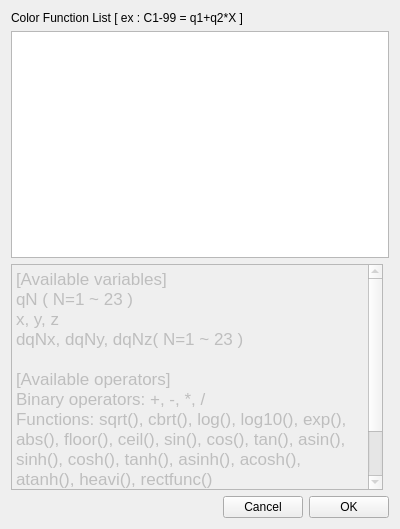
<?xml version="1.0" encoding="UTF-8"?>
<ui version="4.0">
 <class>FunctionListEditor</class>
 <widget class="QDialog" name="FunctionListEditor">
  <property name="geometry">
   <rect>
    <x>0</x>
    <y>0</y>
    <width>400</width>
    <height>529</height>
   </rect>
  </property>
  <property name="windowTitle">
   <string>Dialog</string>
  </property>
  <layout class="QGridLayout" name="gridLayout">
   <item row="5" column="0" rowspan="2" colspan="2">
    <layout class="QHBoxLayout" name="horizontalLayout_2">
     <item>
      <spacer name="horizontalSpacer">
       <property name="orientation">
        <enum>Qt::Horizontal</enum>
       </property>
       <property name="sizeHint" stdset="0">
        <size>
         <width>40</width>
         <height>20</height>
        </size>
       </property>
      </spacer>
     </item>
     <item>
      <widget class="QPushButton" name="cancelPBtn">
       <property name="focusPolicy">
        <enum>Qt::NoFocus</enum>
       </property>
       <property name="text">
        <string>Cancel</string>
       </property>
      </widget>
     </item>
     <item>
      <widget class="QPushButton" name="okPBtn">
       <property name="focusPolicy">
        <enum>Qt::NoFocus</enum>
       </property>
       <property name="text">
        <string>OK</string>
       </property>
      </widget>
     </item>
    </layout>
   </item>
   <item row="0" column="0">
    <widget class="QLabel" name="exampleLbl">
     <property name="text">
      <string>Color Function List [ ex : C1-99 = q1+q2*X ]</string>
     </property>
    </widget>
   </item>
   <item row="2" column="0" colspan="2">
    <widget class="QTableWidget" name="functionTWidget">
     <attribute name="horizontalHeaderStretchLastSection">
      <bool>true</bool>
     </attribute>
    </widget>
   </item>
   <item row="3" column="0">
    <widget class="QTextEdit" name="textEdit">
     <property name="enabled">
      <bool>false</bool>
     </property>
     <property name="html">
      <string>&lt;!DOCTYPE HTML PUBLIC &quot;-//W3C//DTD HTML 4.0//EN&quot; &quot;http://www.w3.org/TR/REC-html40/strict.dtd&quot;&gt;
&lt;html&gt;&lt;head&gt;&lt;meta name=&quot;qrichtext&quot; content=&quot;1&quot; /&gt;&lt;meta charset=&quot;utf-8&quot; /&gt;&lt;style type=&quot;text/css&quot;&gt;
p, li { white-space: pre-wrap; }
hr { height: 1px; border-width: 0; }
li.unchecked::marker { content: &quot;\2610&quot;; }
li.checked::marker { content: &quot;\2612&quot;; }
&lt;/style&gt;&lt;/head&gt;&lt;body style=&quot; font-family:'.AppleSystemUIFont'; font-size:13pt; font-weight:400; font-style:normal;&quot;&gt;
&lt;p style=&quot; margin-top:0px; margin-bottom:0px; margin-left:0px; margin-right:0px; -qt-block-indent:0; text-indent:0px;&quot;&gt;[Available variables]&lt;/p&gt;
&lt;p style=&quot; margin-top:0px; margin-bottom:0px; margin-left:0px; margin-right:0px; -qt-block-indent:0; text-indent:0px;&quot;&gt;qN ( N=1 ~ 23 )&lt;/p&gt;
&lt;p style=&quot; margin-top:0px; margin-bottom:0px; margin-left:0px; margin-right:0px; -qt-block-indent:0; text-indent:0px;&quot;&gt;x, y, z&lt;/p&gt;
&lt;p style=&quot; margin-top:0px; margin-bottom:0px; margin-left:0px; margin-right:0px; -qt-block-indent:0; text-indent:0px;&quot;&gt;dqNx, dqNy, dqNz( N=1 ~ 23 )&lt;/p&gt;
&lt;p style=&quot;-qt-paragraph-type:empty; margin-top:0px; margin-bottom:0px; margin-left:0px; margin-right:0px; -qt-block-indent:0; text-indent:0px;&quot;&gt;&lt;br /&gt;&lt;/p&gt;
&lt;p style=&quot; margin-top:0px; margin-bottom:0px; margin-left:0px; margin-right:0px; -qt-block-indent:0; text-indent:0px;&quot;&gt;[Available operators]&lt;/p&gt;
&lt;p style=&quot; margin-top:0px; margin-bottom:0px; margin-left:0px; margin-right:0px; -qt-block-indent:0; text-indent:0px;&quot;&gt;Binary operators: +, -, *, /&lt;/p&gt;
&lt;p style=&quot; margin-top:0px; margin-bottom:0px; margin-left:0px; margin-right:0px; -qt-block-indent:0; text-indent:0px;&quot;&gt;Functions: sqrt(), cbrt(), log(), log10(), exp(), abs(), floor(), ceil(), sin(), cos(), tan(), asin(), sinh(), cosh(), tanh(), asinh(), acosh(), atanh(), heavi(), rectfunc()&lt;/p&gt;
&lt;p style=&quot; margin-top:0px; margin-bottom:0px; margin-left:0px; margin-right:0px; -qt-block-indent:0; text-indent:0px;&quot;&gt;Binary functions: sigmoid(*,*), gauss(*,*), min(*,*), max(*,*)&lt;/p&gt;
&lt;p style=&quot;-qt-paragraph-type:empty; margin-top:0px; margin-bottom:0px; margin-left:0px; margin-right:0px; -qt-block-indent:0; text-indent:0px;&quot;&gt;&lt;br /&gt;&lt;/p&gt;&lt;/body&gt;&lt;/html&gt;</string>
     </property>
    </widget>
   </item>
  </layout>
 </widget>
 <resources/>
 <connections/>
</ui>
